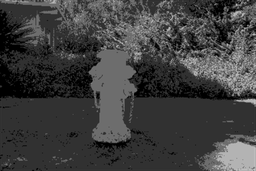
#> input picture vkmlib/Quantized.png, 256 x 171 px, shrunk from 721 x 481 before the run
$ python canny_edge.py ../vkmlib/image.ppm
#> lines starting #> are read from the running program, lines starting #| are printed output that depends on the picture
### canny_edge_detector/canny_edge_library.py
import cv2
import numpy as np
import math
import matplotlib.pyplot as plt

def histogram_equalizer(filename):
    if type(filename) == str:
        image = cv2.imread(filename, 0)  # returns numpy array of image
    else:
        image = filename  # else image is provided as numpy array

    height, width = image.shape  # gives height and width of image
    total_pixels = height * width
    new_image = np.zeros(shape=(height, width), dtype=np.uint8)

    histogram = [0] * 256
    for i in range(height):
        for j in range(width):
            histogram[image[i][j]] += 1

    norm_histogram = [freq / total_pixels for freq in histogram]  # normalized hist divided by total pixels and rounding

    cdf = [0] * 256
    cdf[0] = norm_histogram[0]
    for i in range(1, len(norm_histogram)):  # calculating cumulative distribution function
        cdf[i] = norm_histogram[i] + cdf[i - 1]

    for i in range(height):
        for j in range(width):
            new_image[i][j] = int((256 - 1) * cdf[image[i][j]])  # getting new adjusted intensities

    cv2.imshow("histogram_equalizer", new_image)
    cv2.waitKey(0)
    cv2.destroyWindow("histogram_equalizer")
    return new_image


def convolve(image, kernel):  # corresponding pixels of image and kernel are multiplied and then added together for every pixel
    if type(image) == str:
        image = cv2.imread(image, 0)  # returns numpy array of image
    else:
        image = image  # else image is provided as numpy array

    height, width = image.shape  # gives height and width of image
    # if len(kernel.shape) == 1:
    #     ker_h, ker_w = kernel.shape[0], 0
    # else:
    ker_h, ker_w = kernel.shape

    h = np.zeros(shape=(height, width), dtype=np.double)  # output image
    for i in range(height):
        for j in range(width):
            sum = 0
            for k in range(ker_h):
                for m in range(ker_w):
                    offset_i = -1 * math.floor(ker_h / 2) + k
                    offset_j = -1 * math.floor(ker_w / 2) + m
                    if (0 <= i + offset_i < image.shape[0]) and (0 <= j + offset_j < image.shape[1]):
                        sum += image[i+offset_i][j+offset_j] * kernel[k][m]

            h[i][j] = sum

    return h

def gaussian_kernel(sigma):  # returns 1D smoothing kernel. Central element is bigger than rest of the elements
    a = round(2.5 * sigma - 0.5)  # sigma refers to standard deviation
    w = 2 * a + 1
    sum = 0
    G = [0] * w
    for i in range(0, w):
        G[i] = math.exp((-1 * (i-a) * (i-a)) / (2 * sigma * sigma))
        sum = sum + G[i]

    for i in range(0, w):
        G[i] = G[i] / sum
    return np.array([G])  # returns horizontal kernel


def gaussian_derivative_kernel(sigma):  # used to identify edges, reduce noise, and extract features
    a = round(2.5 * sigma - 0.5)
    w = 2 * a + 1
    sum = 0
    G_prime = [0] * w
    for i in range(0, w):
        G_prime[i] = -1 * (i-a) * math.exp((-1 * (i-a) * (i-a)) / (2 * sigma * sigma))
        sum = sum - (i * G_prime[i])  # can change - to +

    for i in range(0, w):
        G_prime[i] = G_prime[i] / sum

    return np.array([G_prime])

def horizontal_gradient(image, g_kernel, g_prime_kernel):  # horizontal gradient
    temporary_horizontal = convolve(image, g_kernel.T)  # g_kernel.T refers to transpose of gaussian kernel (convolve image with vertical 1-D)
    horizontal = convolve(temporary_horizontal, g_prime_kernel)

    cv2.imshow("horizontal_gradient", np.uint8(horizontal))
    cv2.waitKey(0)
    cv2.destroyWindow("horizontal_gradient")
    return horizontal


def vertical_gradient(image, g_kernel, g_prime_kernel):  # vertical gradient
    temporary_vertical = convolve(image, g_kernel)
    vertical = convolve(temporary_vertical, g_prime_kernel.T) # g_prime_kernel.T refers to transpose of gaussian derivative kernel(convolve image with vertical 1-D)

    cv2.imshow("vertical_gradient", np.uint8(vertical))
    cv2.waitKey(0)
    cv2.destroyWindow("vertical_gradient")
    return vertical

def magnitude_direction(image, sigma):  # returns edges magnitude and edges direction
    if type(image) == str:
        image = cv2.imread(image, 0)  # returns numpy array of image
    else:
        image = image  # else image is provided as numpy array

    height, width = image.shape

    magnitude = np.zeros(shape=(height, width), dtype=np.double)
    direction = np.zeros(shape=(height, width), dtype=np.double)

    g_kernel = gaussian_kernel(sigma)
    g_prime_kernel = gaussian_derivative_kernel(sigma)

    horizontal = horizontal_gradient(image, g_kernel, g_prime_kernel)
    vertical = vertical_gradient(image, g_kernel, g_prime_kernel)

    for i in range(height):
       for j in range(width):
           magnitude[i][j] = np.sqrt((vertical[i][j] ** 2) + (horizontal[i][j] ** 2))
           direction[i][j] = np.arctan2(horizontal[i][j], vertical[i][j])

    cv2.imshow("magnitude", histogram_equalizer(np.uint8(magnitude)))
    cv2.waitKey(0)
    cv2.destroyWindow("magnitude")

    cv2.imshow("direction", direction)
    cv2.waitKey(0)
    cv2.destroyWindow("direction")

    return magnitude, direction


def non_maximal_suppression(mag, dir):  # for every pixel (i,j) in magnitude check if it is the local maximum if not then suppress that edge by setting it to zero
    height, width = mag.shape
    sup = np.zeros(shape=(height, width), dtype=np.double)  # suppression output
    for i in range(height):
       for j in range(width):
           sup[i][j] = mag[i][j]
           theta = dir[i][j]
           if theta < 0:  # easier if theta +ve
               theta = theta + math.pi
           theta = (180/math.pi) * theta  # radians to degree

           if theta < 22.5 or theta > 157.5:
               if i > 0 and i < height - 1:
                   if mag[i][j] < mag[i-1][j] or mag[i][j] < mag[i+1][j]:
                       sup[i][j] = 0

           if theta >= 22.5 and theta <= 67.5:
               if i > 0 and i < height - 1 and j > 0 and j < width - 1:
                   if mag[i][j] < mag[i-1][j-1] or mag[i][j] < mag[i+1][j+1]:
                       sup[i][j] = 0

           if theta > 67.5 and theta <= 112.5:
               if j > 0 and j < width - 1:
                   if mag[i][j] < mag[i][j-1] or mag[i][j] < mag[i][j+1]:
                       sup[i][j] = 0

           if theta > 112.5 and theta <= 157.5:
              if i > 0 and i < height - 1 and j > 0 and j < width - 1:
                   if mag[i][j] < mag[i-1][j+1] or mag[i][j] < mag[i+1][j-1]:
                       sup[i][j] = 0


    cv2.imshow("suppressed", histogram_equalizer(np.uint8(sup)))
    cv2.waitKey(0)
    cv2.destroyWindow("suppressed")
    return sup

def hysteresis(suppressed_image):  # thresholding
    sup_copy = suppressed_image.copy()
    flattened_pixels = sup_copy.flatten()  # array flattened
    sorted_pixels = np.sort(flattened_pixels)  # image pixels sorted

    percentile_90 = np.percentile(sorted_pixels, 90)  #t_hi
    percentile_20 = np.percentile(sorted_pixels, 20)  #t_lo

    hyster = suppressed_image.copy()
    height, width = hyster.shape
    for i in range(height):
        for j in range(width):
            if hyster[i][j] > percentile_90:  #t_hi
                hyster[i][j] = 255  # strong edge
            elif hyster[i][j] > percentile_20:  #t_lo
                hyster[i][j] = 125  # weak edge
            else:
                hyster[i][j] = 0  #non edge

    cv2.imshow("hysteresis", np.uint8(hyster))
    cv2.waitKey(0)
    cv2.destroyWindow("hysteresis")
    return hyster


def edge_linking(suppressed_image):
    hysteresis_output = hysteresis(suppressed_image)  # create a copy of hysteresis output
    edges = hysteresis_output.copy()
    height, width = edges.shape

    # 8-connected neighbor offsets
    neighbors = [
        (-1, -1), (-1, 0), (-1, 1),
        (0, -1), (0, 1),
        (1, -1), (1, 0), (1, 1)
    ]

    for i in range(height):
        for j in range(width):
            if hysteresis_output[i][j] == 125:  # weak pixel
                has_strong_connection = False   # Flag to check if there's a strong connection
                for dx, dy in neighbors:
                    new_i, new_j = i+dx, j+dy  # calculating new indices
                    if 0 <= new_i < height and 0 <= new_j < width:  # making sure new_indices are not out of bounds
                        if hysteresis_output[new_i][new_j] == 255:  # strong pixel connection
                            has_strong_connection = True
                            break  # no need to check further as found one strong pixel connection with the neighbor

                if has_strong_connection: # found atleast one strong connection with neighboring pixel
                    edges[i][j] = 255
                else:
                    edges[i][j] = 0  # no strong connection with any neighboring pixel therefore suppress

    cv2.imshow("Final_Edges", np.uint8(edges))
    cv2.waitKey(0)
    cv2.destroyWindow("Final_Edges")
    return edges


def chamfer(edge_image):  # distance of every pixel from edge
    edge = np.uint8(edge_image.copy())  # Ensure the image is in uint8 format
    height, width = edge.shape
    chamfer_distance = np.full((height, width), float('inf'))  # Initialize chamfer distance with infinity

    # First pass: top-left to bottom-right
    for i in range(height):
        for j in range(width):
            if edge[i][j] > 0:  # if it's an edge pixel (ON pixel)
                chamfer_distance[i][j] = 0
            else:
                # Compare with the pixel above and the pixel to the left
                if i > 0:  # Check the pixel above
                    chamfer_distance[i][j] = min(chamfer_distance[i][j], 1 + chamfer_distance[i - 1][j])
                if j > 0:  # Check the pixel to the left
                    chamfer_distance[i][j] = min(chamfer_distance[i][j], 1 + chamfer_distance[i][j - 1])

    # Second pass: bottom-right to top-left
    for i in range(height - 1, -1, -1):  # Start from the bottom
        for j in range(width - 1, -1, -1):  # Start from the right
            if edge[i][j] > 0:  # if it's an edge pixel (ON pixel)
                chamfer_distance[i][j] = 0
            else:
                # Compare with the pixel below and the pixel to the right
                if i < height - 1:  # Check the pixel below
                    chamfer_distance[i][j] = min(chamfer_distance[i][j], 1 + chamfer_distance[i + 1][j])
                if j < width - 1:  # Check the pixel to the right
                    chamfer_distance[i][j] = min(chamfer_distance[i][j], 1 + chamfer_distance[i][j + 1])

    # Return the Chamfer distance image
    cv2.imshow("Final_Edges", histogram_equalizer(np.uint8(chamfer_distance)))
    cv2.waitKey(0)
    cv2.destroyWindow("Final_Edges")
    return chamfer_distance.astype(np.uint8)


def canny_edge(filename, sigma):  # canny edge detector
    mag, dir = magnitude_direction(filename, sigma)
    suppressed = non_maximal_suppression(mag, dir)
    edge_image = edge_linking(suppressed)
    return edge_image


def ssd(image, kernel, actual_image):  # Sum of Square Distance for template matching. Where pixel intensity if minimum that is location of template in an image
    template = kernel
    template_height, template_width = template.shape
    height, width = image.shape
    h = np.zeros(shape=(height, width), dtype=np.double)
    # Initialize a list to store SSD values for each location
    ssd_values = []

    # Loop over every possible position of the template in the image
    for y in range(image.shape[0] - template_height):
        for x in range(image.shape[1] - template_width):
            # Extract the subregion from the image where the template is being compared
            subregion = image[y:y + template_height, x:x + template_width]

            # Calculate the SSD (sum of squared differences) between the template and the subregion
            ssd = np.sum((subregion - template) ** 2)

            # Append the SSD value for this position
            ssd_values.append((x, y, ssd))
            h[y][x] = ssd

    # Find the position with the minimum SSD value (best match)
    best_match = min(ssd_values, key=lambda x: x[2])

    # Extract the coordinates of the best match
    best_x, best_y, min_ssd = best_match

    # Draw a rectangle around the best match (for visualization)
    top_left = (best_x-20, best_y+15)
    bottom_right = (best_x + template_width, best_y + template_height)
    cv2.rectangle(actual_image, top_left, bottom_right, (255, 0, 0), 2)

    cv2.imshow("ssd", np.uint8(h))
    cv2.waitKey(0)
    cv2.destroyWindow("ssd")

    # Display the result
    plt.imshow(actual_image, cmap='gray')
    plt.title(f"Best Match at ({best_x}, {best_y}) with SSD: {min_ssd}")
    plt.show()

    print(f"Best match found at ({best_x}, {best_y}) with SSD: {min_ssd}")
    return actual_image

# kernel = np.full((3, 5), 1/15)
# kernel = np.array([[0, -1, 0], [-1, 5, -1],[0, -1, 0]])

### canny_edge_detector/canny_edge.py
from canny_edge_library import *
import sys
from tkinter import Tk
from tkinter.filedialog import askopenfilename

if __name__ == '__main__':

    options = sys.argv

    Tk().withdraw()
    filename = askopenfilename()  # first option is for main file
#> the answer given: ../vkmlib/Quantized.png
    template_file = askopenfilename()  # second option is for any template file
#> the answer given: ../vkmlib/Quantized.png
    sigma = 1.0  # can use 0.6 or 1 or some other number
    actual_image = cv2.imread(filename, 1)
#> actual_image is the input picture: shape (171, 256, 3); min 0, max 201, mean 63.3
    main_edge_image = canny_edge(filename, sigma)  # returns final edges
#> after the loop in convolve (call 4), `for i in range(height):`:
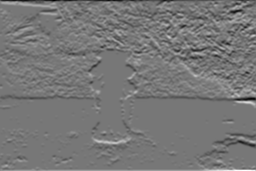
#> h: shape (171, 256) float64; min -61.95, max 70.57, mean 0; drawn with min black and max white
#> after the loop in magnitude_direction, `for i in range(height):`:
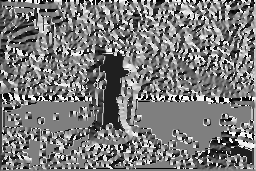
#> direction: shape (171, 256) float64; min -3.14, max 3.14, mean -0.134; drawn with min black and max white
#> after the loop in magnitude_direction, `for i in range(height):`:
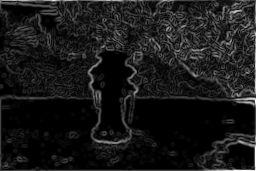
#> magnitude: shape (171, 256) float64; min 0, max 70.81, mean 7; drawn with min black and max white
#> after the loop in histogram_equalizer (call 2), `for i in range(height):`:
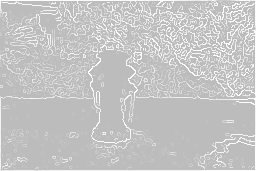
#> new_image: shape (171, 256); min 188, max 255, mean 197
#> in hysteresis, `percentile_90 = np.percentile(sorted_pixels, 90)`: percentile_90 = 14.46
#> in hysteresis, `percentile_20 = np.percentile(sorted_pixels, 20)`: percentile_20 = 0
#> after the loop in edge_linking, `for i in range(height):`:
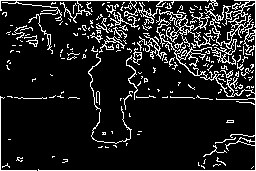
#> edges: shape (171, 256) float64; 12.8% white in thin lines or dots
    main_chamfer = chamfer(main_edge_image)  # returns chamfer distance for that edge image
#> after the loop in chamfer, `for i in range(height - 1, -1, -1):`:
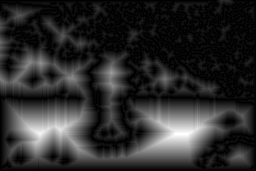
#> chamfer_distance: shape (171, 256) float64; min 0, max 36, mean 6.3; drawn with min black and max white
#> after the loop in histogram_equalizer (call 3), `for i in range(height):`:
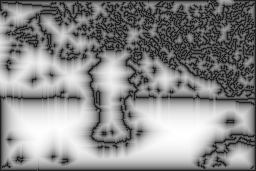
#> new_image: shape (171, 256); min 32, max 255, mean 137.9

    if len(template_file) != 0:
        template_edge_image = canny_edge(template_file, sigma)  # returns final edges for template
        template_chamfer = chamfer(template_edge_image)  # returns chamfer distance for that edge image

        out = ssd(main_chamfer, template_chamfer, actual_image)
#> after the loop in ssd, `for y in range(image.shape[0] - template_height):`: h: shape (171, 256) float64; every value is 0
#> after the loop in ssd, `for y in range(image.shape[0] - template_height):`: ssd_values = []
#> (the run stopped early here; a loop or call above may not have finished)
